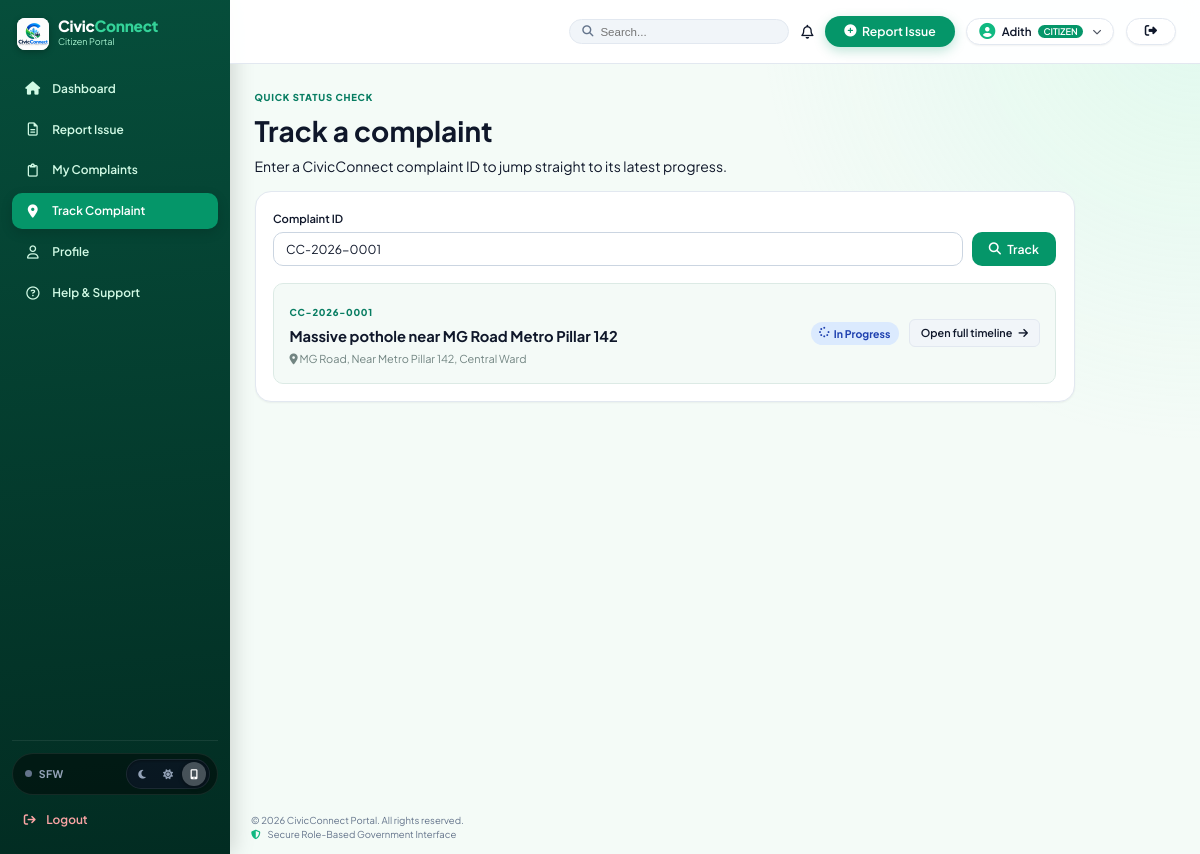
Screenshot of /citizen/track_complaint.php?complaint_id=CC-2026-0001 (signed in) with the database file from the repository.
### tables this page shows
CREATE TABLE IF NOT EXISTS `complaints` (
    `id` INT AUTO_INCREMENT PRIMARY KEY,
    `complaint_uid` VARCHAR(30) UNIQUE NOT NULL,
    `citizen_id` INT NOT NULL,
    `category_id` INT NOT NULL,
    `department_id` INT NOT NULL,
    `title` VARCHAR(200) NOT NULL,
    `description` TEXT NOT NULL,
    `image` VARCHAR(255) DEFAULT NULL,
    `location` VARCHAR(255) NOT NULL,
    `latitude` DECIMAL(10, 8) DEFAULT NULL,
    `longitude` DECIMAL(11, 8) DEFAULT NULL,
    `status` ENUM('Pending', 'In Progress', 'Resolved', 'Rejected') DEFAULT 'Pending',
    `priority` ENUM('Low', 'Medium', 'High', 'Urgent') DEFAULT 'Medium',
    `assigned_to` INT DEFAULT NULL,
    `resolution_remarks` TEXT DEFAULT NULL,
    `resolution_image` VARCHAR(255) DEFAULT NULL,
    `resolved_at` TIMESTAMP NULL DEFAULT NULL,
    `created_at` TIMESTAMP DEFAULT CURRENT_TIMESTAMP,
    `updated_at` TIMESTAMP DEFAULT CURRENT_TIMESTAMP ON UPDATE CURRENT_TIMESTAMP,
    CONSTRAINT `fk_complaint_citizen` FOREIGN KEY (`citizen_id`) REFERENCES `users` (`id`) ON DELETE CASCADE,
    CONSTRAINT `fk_complaint_category` FOREIGN KEY (`category_id`) REFERENCES `categories` (`id`) ON DELETE RESTRICT,
    CONSTRAINT `fk_complaint_department` FOREIGN KEY (`department_id`) REFERENCES `departments` (`id`) ON DELETE RESTRICT,
    CONSTRAINT `fk_complaint_official` FOREIGN KEY (`assigned_to`) REFERENCES `users` (`id`) ON DELETE SET NULL
);

### citizen/track_complaint.php (the view, shortened to what this page needs)
<?php
require_once __DIR__ . '/../includes/functions.php';
$user = currentUser();
$db = getDB();
$complaint = null;
$queryId = trim($_GET['complaint_id'] ?? '');
if ($queryId !== '') {
    $stmt = $db->prepare("
        SELECT c.*, cat.name AS category_name, d.name AS department_name
        FROM complaints c
        JOIN categories cat ON cat.id = c.category_id
        JOIN departments d ON d.id = c.department_id
        WHERE c.complaint_uid = ? AND c.citizen_id = ?
        LIMIT 1
    ");
    $stmt->execute([$queryId, $user['id']]);
    $complaint = $stmt->fetch();
}
require_once __DIR__ . '/../includes/header.php';
?>
<main class="main-content">
    <div class="page-intro">
        <div>
            <span class="eyebrow">Quick status check</span>
            <h1>Track a complaint</h1>
            <p>Enter a CivicConnect complaint ID to jump straight to its latest progress.</p>
        </div>
    </div>
    <section class="track-panel card">
        <form method="GET" action="<?= APP_URL ?>/citizen/track_complaint.php" class="track-form">
            <label class="form-label" for="complaint_id">Complaint ID</label>
            <div>
                <input class="form-control" id="complaint_id" name="complaint_id" value="<?= htmlspecialchars($queryId) ?>" placeholder="e.g. CC-2026-0001" required>
                <button class="btn btn-primary" type="submit"><i class="fa-solid fa-magnifying-glass"></i> Track</button>
            </div>
        </form>
        <?php if ($complaint): ?>
            <div class="track-result">
                <div><span class="eyebrow"><?= htmlspecialchars($complaint['complaint_uid']) ?></span><h2><?= htmlspecialchars($complaint['title']) ?></h2><p><i class="fa-solid fa-location-dot"></i> <?= htmlspecialchars($complaint['location']) ?></p></div>
                <div><?= getStatusBadge($complaint['status']) ?><a class="btn btn-secondary btn-sm" href="<?= APP_URL ?>/citizen/complaint_details.php?id=<?= $complaint['id'] ?>">Open full timeline <i class="fa-solid fa-arrow-right"></i></a></div>
            </div>
        <?php endif; ?>
    </section>
</main>
<?php require_once __DIR__ . '/../includes/footer.php'; ?>

### includes/functions.php (shortened to what this page needs)
<?php
function getStatusBadge(string $status): string {
    $statusLower = strtolower($status);
    $map = [
        'pending' => ['bg' => 'badge-pending', 'icon' => 'fa-regular fa-clock', 'text' => 'Pending Review'],
        'in progress' => ['bg' => 'badge-progress', 'icon' => 'fa-solid fa-spinner fa-spin-pulse', 'text' => 'In Progress'],
        'resolved' => ['bg' => 'badge-resolved', 'icon' => 'fa-solid fa-circle-check', 'text' => 'Resolved'],
        'rejected' => ['bg' => 'badge-rejected', 'icon' => 'fa-solid fa-circle-xmark', 'text' => 'Rejected'],
    ];
    $cfg = $map[$statusLower] ?? ['bg' => 'badge-secondary', 'icon' => 'fa-solid fa-tag', 'text' => $status];
    return "<span class='badge {$cfg['bg']}'><i class='{$cfg['icon']}'></i> " . htmlspecialchars($cfg['text']) . "</span>";
}

### rows the page displays
complaints: complaint_uid "CC-2026-0001", title "Massive pothole near MG Road Metro Pillar 142", location "MG Road, Near Metro Pillar 142, Central Ward", status "In Progress"

### other values shown
explode(' ', $user['name'])[0] "Adith"
$user['role'] "CITIZEN"
$user['role'] "Citizen"
